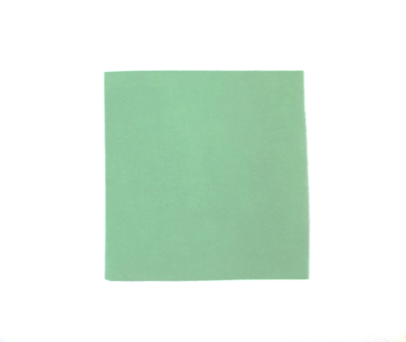
#> input picture OpenCV/GS.png, 406 x 342 px, found by its file name
$ jupyter execute color.ipynb
#> lines starting #> are read from the running program, lines starting #| are printed output that depends on the picture
[cell 1]
import cv2
print(cv2.__version__)

[cell 2]
import cv2
import numpy as np

[cell 3]
image=cv2.imread('C:/Users/MAHE/Documents/OpenCV_200929036/GS.png')
#> image is the input picture: shape (342, 406, 3); mean B, G, R 225.5, 237.4, 221.6
cv2.imshow("image", image)
cv2.waitKey(0)
cv2.destroyAllWindows()

[cell 4]
scale_percent = 100
width = int(image.shape[1] * scale_percent / 100)
#> width = 406
height = int(image.shape[0] * scale_percent / 100)
#> height = 342
dim = (width, height)
#> dim = (406, 342)
print(dim)
#| (406, 342)

[cell 5]
# resize image
img = cv2.resize(image, dim, interpolation = cv2.INTER_AREA)
cv2.imshow("image", img)
cv2.waitKey(0)
cv2.destroyAllWindows()

[cell 6]
def mouse(event,x,y,flags,param):
    if event==cv2.EVENT_LBUTTONDOWN:
        h=hsv[y,x,0]
        s=hsv[y,x,1]
        v=hsv[y,x,2]
        print("H:",h)
        print("S:",s)
        print("V:",v)

[cell 7]
cv2.namedWindow('mouse')
cv2.setMouseCallback('mouse',mouse)
hsv=cv2.cvtColor(image,cv2.COLOR_BGR2HSV)
#> hsv: shape (342, 406, 3); mean H, S, V 21.6, 20.3, 237.4
cv2.imshow("mouse", hsv)
cv2.waitKey(0)
cv2.destroyAllWindows()

[cell 8]
blueLower=(100,180,245)
blueUpper=(110,220,255)
greenLower=(64,60,190)
greenUpper=(74,70,210)
whiteLower=(0,0,245)
whiteUpper=(10,10,255)

[cell 9]
refPt=[(width//2-25, height//2-25),(width//2+25, height//2+25)]
#> refPt = [(178, 146), (228, 196)]
roi = img[refPt[0][1]:refPt[1][1], refPt[0][0]:refPt[1][0]]
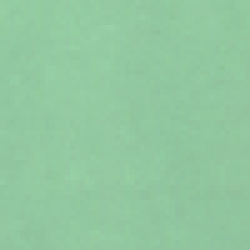
#> roi: shape (50, 50, 3) (shown 5 times larger); mean B, G, R 159.7, 199.7, 146.2
cv2.imshow("ROI", roi)
cv2.waitKey(0)
cv2.destroyAllWindows()

[cell 10]
hsv=cv2.cvtColor(roi,cv2.COLOR_BGR2HSV)
#> hsv: shape (50, 50, 3); mean H, S, V 67.5, 68.4, 199.7
havg= np.average(hsv, axis=0)
#> havg = 50 rows, first 8: [67.82, 68.96, 200.1], [67.94, 68.6, 199.5], [68.12, 68.62, 199.3], [68, 69.56, 200.5], [67.78, 69.2, 200.3], [67.9, 68.44, 200], [67.78, 68.28, 200.1], [67.1, 69.76, 201.5]
h_avg = np.average(havg, axis=0)
#> h_avg = [67.52, 68.4, 199.7]
print(h_avg)
#| [ 67.5156  68.3976 199.7436]


$ run again, with OpenCV/BC.png copied over OpenCV/GS.png
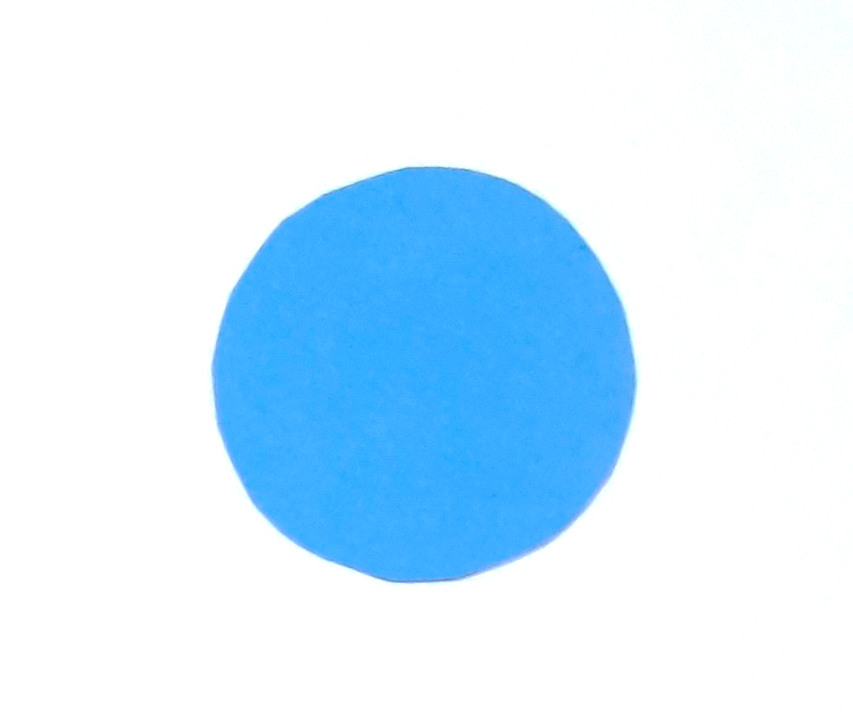
#> input picture OpenCV/BC.png, 853 x 714 px, found by its file name
#> image is the input picture: shape (714, 853, 3); mean B, G, R 254.9, 236.6, 210.7
#| (853, 714)
#> `roi = img[refPt[0][1]:refPt[1][1], refPt[0][0]:refPt[1][0]]`:
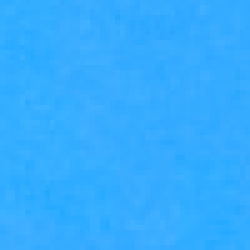
#> roi: shape (50, 50, 3) (shown 5 times larger); mean B, G, R 254.9, 172.5, 53.2
#> havg = 50 rows, first 8: [102, 202.6, 255], [102.1, 202.6, 255], [102, 203.8, 255], [102, 203.9, 255], [102, 201.5, 255], [102, 202.7, 255], [102.1, 203.8, 255], [102, 203, 255]
#> h_avg = [102.1, 201.8, 254.9]
#| [102.1392 201.7984 254.9396]
